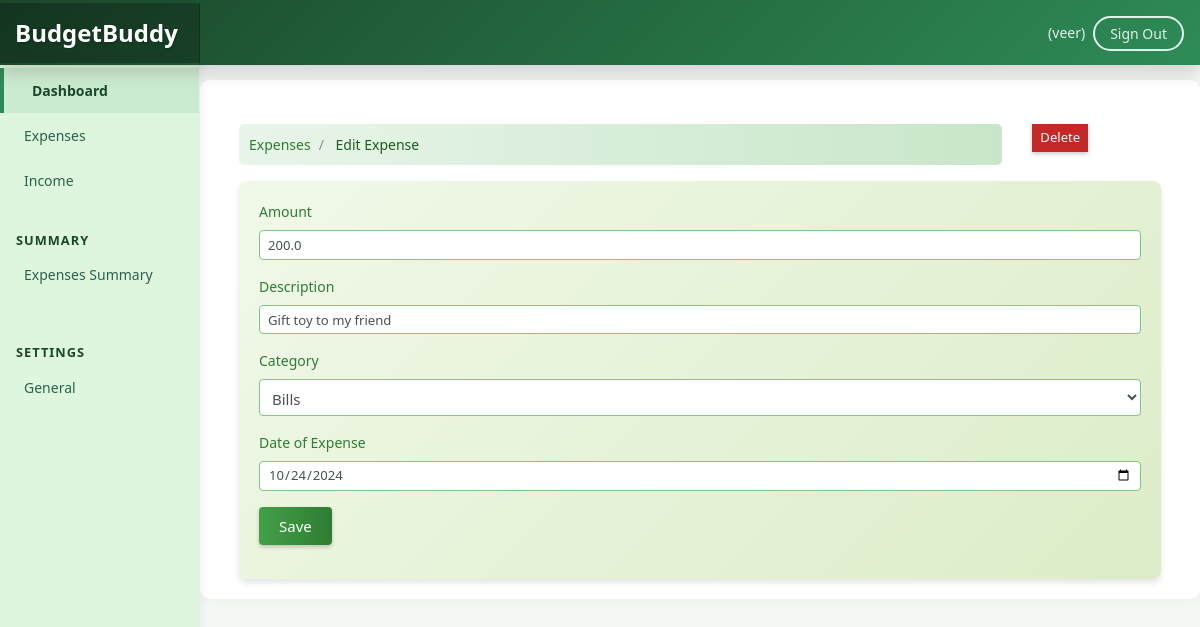
The app's page /edit-expense/2 (signed in) with its own data.
### expenses/models.py (models this page shows, shortened)
class Expense(models.Model):
    amount = models.FloatField()
    date = models.DateField(default=now)
    description = models.TextField()
    owner = models.ForeignKey(to=User, on_delete=models.CASCADE)
    category = models.CharField(max_length=266)
    class Meta:
        ordering: ['-date']

### expenses/views.py (the view, shortened to what this page needs)
# urls.py: path('edit-expense/<int:id>', views.expense_edit, name="expense-edit"),
@login_required(login_url='/authentication/login')
def expense_edit(request, id):
    expense = Expense.objects.get(pk=id)
    categories = Category.objects.all()
    context = {
        'expense': expense,
        'values': expense,
        'categories': categories
    }
    if request.method == 'GET':
        return render(request, 'expenses/edit_expense.html', context)

### templates/expenses/edit_expense.html (shortened to what this page needs)
{% extends 'base.html' %}
{% block content %}
<div class="container mt-4">
  <div class="row">
    <div class="col-md-10">
      <nav aria-label="breadcrumb">
        <ol class="breadcrumb" style="background: linear-gradient(to right, #e8f5e9, #c8e6c9); padding: 10px; border-radius: 5px;">
          <li class="breadcrumb-item">
            <a href="{% url 'expenses'%}" style="color: #2e7d32; text-decoration: none;">Expenses</a>
          </li>
          <li class="breadcrumb-item active" aria-current="page" style="color: #1b5e20;">
            Edit Expense
          </li>
        </ol>
      </nav>
    </div>
    <div class="col-md-2">
        <a href="{% url 'expense-delete' expense.id %}"
        class="btn btn-danger btn-sm"
        style="background: #c62828; border: none; box-shadow: 0 2px 4px rgba(0,0,0,0.2);"
      >Delete</a>
    </div>
  </div>
  <div class="card" style="border: none; box-shadow: 0 4px 6px rgba(0,0,0,0.1); border-radius: 8px;">
    <div class="card-body" style="background: linear-gradient(135deg, #f1f8e9, #dcedc8); border-radius: 8px;">
      <form action="{% url 'expense-edit' expense.id %}" method="post">
        <div class="form-group">
          <label for="" style="color: #2e7d32; font-weight: 500;">Amount</label>
          <input
            type="text"
            class="form-control form-control-sm"
            name="amount"
            value="{{values.amount}}"
            style="border: 1px solid #81c784; border-radius: 4px; padding: 8px;"
          />
        </div>
        <div class="form-group">
          <label for="" style="color: #2e7d32; font-weight: 500;">Description</label>
          <input
            type="text"
            class="form-control form-control-sm"
            name="description"
            value="{{values.description}}"
            style="border: 1px solid #81c784; border-radius: 4px; padding: 8px;"
          />
        </div>
        <div class="form-group">
          <label for="" style="color: #2e7d32; font-weight: 500;">Category</label>
          <select class="form-control" name="category" style="border: 1px solid #81c784; border-radius: 4px; padding: 8px;">
            <option selected name="category" value="{{values.category}}"
              >{{values.category}}</option
            >
          </select>
        </div>
        <div class="form-group">
          <label for="" style="color: #2e7d32; font-weight: 500;">Date of Expense</label>
          <input
            type="date"
            value="{{values.date | date:'Y-m-d' }}"
            class="form-control form-control-sm"
            name="expense_date"
            style="border: 1px solid #81c784; border-radius: 4px; padding: 8px;"
          />
        </div>
        <input
          type="submit"
          value="Save"
          class="btn btn-primary btn-primary-sm"
          style="background: linear-gradient(to right, #43a047, #2e7d32); border: none; padding: 8px 20px; border-radius: 4px; box-shadow: 0 2px 4px rgba(0,0,0,0.2); color: white; cursor: pointer;"
        />
      </form>
    </div>
  </div>
</div>
{% endblock %}

### templates/base.html (shortened to what this page needs)
{% load static %}
<html lang="en">
  <head>
    <link href="{% static 'css/bootstrap.min.css'%}" rel="stylesheet" />
    <link href="{% static 'css/main.css'%}" rel="stylesheet" />
    <link href="{% static 'css/dashboard.css' %}" rel="stylesheet" />
  </head>
  <body style="background-color: #f5f9f5;">
    <nav class="navbar navbar-dark fixed-top bg-dark flex-md-nowrap p-0 shadow" style="background: linear-gradient(135deg, #1a472a 0%, #2e8b57 100%) !important;">
      <a class="navbar-brand col-sm-3 col-md-2 mr-0" href="#" style="font-size: 1.5rem; font-weight: bold; color: #ffffff; text-shadow: 1px 1px 2px rgba(0,0,0,0.2);">BudgetBuddy</a>
      <ul
        class="navbar-nav px-3"
        style="display: flex; flex-direction: row; align-items: center;"
      >
        <li class="nav-item text-nowrap">
          <span class="nav-link" style="color: #e0f2e9;">
            ({{request.user.username}})
          </span>
        </li>
        <li class="nav-item text-nowrap mt-3 ml-2">
          <form action="{% url 'logout' %}" method="POST">
            <input
              class="text text-capitalize"
              type="submit"
              value="Sign out"
              style="background: transparent; border: 2px solid #e0f2e9; color: #e0f2e9; padding: 5px 15px; border-radius: 20px; cursor: pointer; transition: all 0.3s ease;"
              onmouseover="this.style.backgroundColor='#e0f2e9'; this.style.color='#1a472a';"
              onmouseout="this.style.backgroundColor='transparent'; this.style.color='#e0f2e9';"
            />
          </form>
        </li>
      </ul>
    </nav>
    <div class="container-fluid" style="margin-top: 60px;">
      <div class="row">
        {% include 'partials/_sidebar.html' %}
        <main role="main" class="col-md-9 ml-sm-auto col-lg-10 px-4" style="background: #ffffff; border-radius: 10px; box-shadow: 0 0 15px rgba(0,0,0,0.05); padding: 20px; margin-top: 20px;">
          {% block content %} {% endblock %}
        </main>
      </div>
    </div>
  </body>
</html>

### static/css/dashboard.css (style rules this page uses)
body { font-size: 0.875rem; }
[role="main"] { padding-top: 133px; }
@media (min-width: 768px) { [role="main"] { padding-top: 48px; } }
.navbar-brand { padding-top: 0.75rem; padding-bottom: 0.75rem; font-size: 1rem; background-color: rgba(0, 0, 0, 0.25); box-shadow: inset -1px 0 0 rgba(0, 0, 0, 0.25); }

### records on screen
Expense: amount "200.0", description "Gift toy to my friend", category "Bills", expense_date "10/24/2024"

### other values on screen
{{ request.user.username }} "veer"
